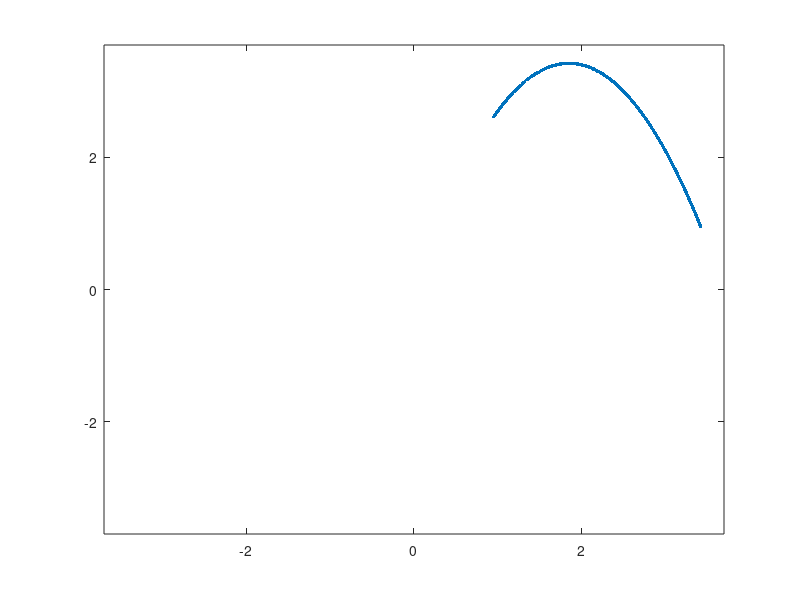
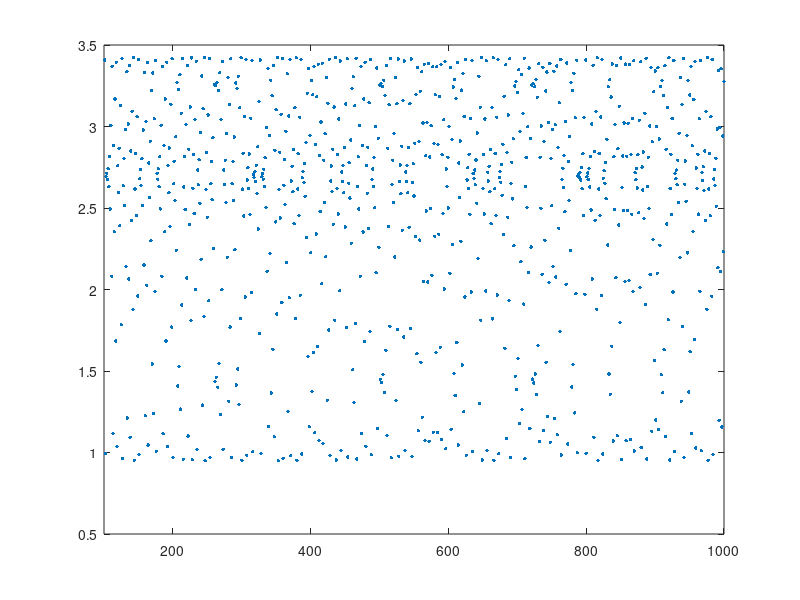

These charts were generated, in order, by the following MATLAB code:
%% KYA314 - Practice 1, Q4c
% simulate the recursive sequence for varying values of lambda
clear;
close all;
clc;

% define map
f=@(x,lambda) (1+lambda).*x - x.^2;

%% Period 2 solution
% set parameters
lambda = 2.1;
Nsteps = 1000;
x0 = 0.5;

% create empty solution vector 
xtraj = NaN(Nsteps+1,1);
xtraj(1,:) = x0;

% iterate map
for i = 1:Nsteps
    x0 = f(x0,lambda);
    xtraj(i+1,:) = x0;
end

% plot solution
figure(1); clf;
plot(xtraj(100:end-1,:),xtraj(101:end,:),'.','MarkerSize',8,'Linewidth',3)
axis([-abs(lambda)-1 abs(lambda)+1 -abs(lambda)-1 abs(lambda)+1])

figure(2); clf;
plot(linspace(101,Nsteps+1,Nsteps-99),xtraj(101:end,:),'.','MarkerSize',8,'Linewidth',3)
xlim([100 1000])

%% Period 4 solution
% set parameters
lambda = 2.52;
Nsteps = 1000;
x0 = 0.5;

% create empty solution vector 
xtraj = NaN(Nsteps+1,1);
xtraj(1,:) = x0;

% iterate map
for i = 1:Nsteps
    x0 = f(x0,lambda);
    xtraj(i+1,:) = x0;
end

% plot solution
figure(1); clf;
plot(xtraj(100:end-1,:),xtraj(101:end,:),'.','MarkerSize',8,'Linewidth',3)
axis([-abs(lambda)-1 abs(lambda)+1 -abs(lambda)-1 abs(lambda)+1])

figure(2); clf;
plot(linspace(101,Nsteps+1,Nsteps-99),xtraj(101:end,:),'.','MarkerSize',8,'Linewidth',3)
xlim([100 1000])

%% Period 8 solution
% set parameters
lambda = 2.56;
Nsteps = 1000;
x0 = 0.5;

% create empty solution vector 
xtraj = NaN(Nsteps+1,1);
xtraj(1,:) = x0;

% iterate map
for i = 1:Nsteps
    x0 = f(x0,lambda);
    xtraj(i+1,:) = x0;
end

% plot solution
figure(1); clf;
plot(xtraj(100:end-1,:),xtraj(101:end,:),'.','MarkerSize',8,'Linewidth',3)
axis([-abs(lambda)-1 abs(lambda)+1 -abs(lambda)-1 abs(lambda)+1])

figure(2); clf;
plot(linspace(101,Nsteps+1,Nsteps-99),xtraj(101:end,:),'.','MarkerSize',8,'Linewidth',3)
xlim([100 1000])

%% Chaos
% set parameters
lambda = 2.7;
Nsteps = 1000;
x0 = 0.5;

% create empty solution vector 
xtraj = NaN(Nsteps+1,1);
xtraj(1,:) = x0;

% iterate map
for i = 1:Nsteps
    x0 = f(x0,lambda);
    xtraj(i+1,:) = x0;
end

% plot solution
figure(1); clf;
plot(xtraj(100:end-1,:),xtraj(101:end,:),'.','MarkerSize',8,'Linewidth',3)
axis([-abs(lambda)-1 abs(lambda)+1 -abs(lambda)-1 abs(lambda)+1])

figure(2); clf;
plot(linspace(101,Nsteps+1,Nsteps-99),xtraj(101:end,:),'.','MarkerSize',8,'Linewidth',3)
xlim([100 1000])